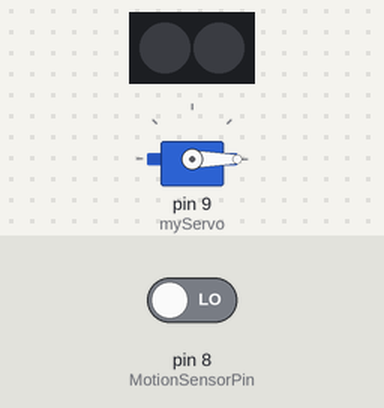
Recording of a sketch running on a simulated Arduino Uno, built with avr-gcc and run on an emulated ATmega328P. Shown: servo, 2 RGB LEDs in strip order, left to right. The test bench sets the inputs (shaded band); at power-on: pin 8 (MotionSensorPin) LOW. Dim RGB values are drawn brighter than linear; random numbers use the default seed unless the sketch sets one; the audio player accepts every command and is not drawn.

Above: at 1.7 s.
1.8 s: pin 8 (MotionSensorPin) driven HIGH
At 2.5 s:
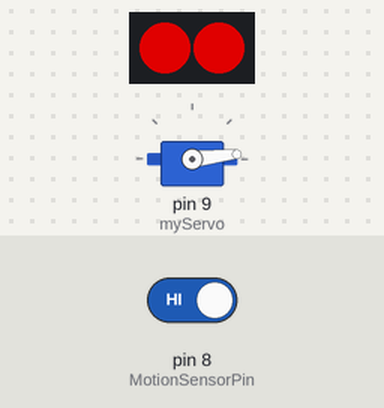
At 7.0 s:
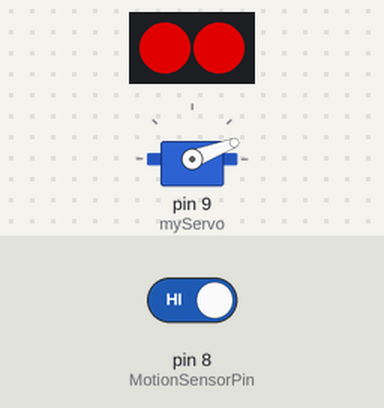
Timing chart, 0 to 50.6 s (numbered marks = the images above; inputs shaded):
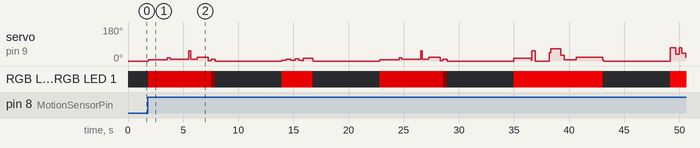

The sketch:

servo_dog.ino
```cpp
#include <Adafruit_NeoPixel.h>
#include <Servo.h>
#include <SoftwareSerial.h>
#include <DFRobotDFPlayerMini.h>


//#define DEBUG
#define MotionSensorPin 8
#define MOTION_COUNT_TRIGGER 1 //how mny times motion is to be detected in order to trigger an action
#define LedPin 6
#define NUMLEDS 2
#define MAX_STEPS_IN_SEQ 10


struct sequence {
	byte no_of_steps;
	byte audioclip;
	byte col_ON[3];
	byte col_SBY[3];
	byte pos[MAX_STEPS_IN_SEQ];
	byte del[MAX_STEPS_IN_SEQ];	//in 10's of milliseconds (e.g. 120 is equal to 1.2 sec - or 1200ms)
};


SoftwareSerial mySoftwareSerial(10, 11); // RX, TX
DFRobotDFPlayerMini myDFPlayer;
Servo myServo;

#define NO_OF_SEQS 6
sequence dog[NO_OF_SEQS] =
{
	{
		8,
		2,	//Devil
		{ 235, 0, 0 },
		{ 10, 0, 0 },
		{ 70, 35, 70, 40, 20, 60, 30, 10 },
		{ 50, 30, 25, 35, 20, 0, 120, 120 }
	},
	{
		8,
		4,	//Growl 1
		{ 185, 0, 0 },
		{ 1, 0, 0 },
		{ 5, 10, 4, 11, 5, 2, 15, 3},
		{ 40, 40, 40, 30, 30, 15, 85, 5 }
	},
	{
		8,
		1,	//Growl & Bark 1
		{ 160, 0, 0 },
		{ 20, 0, 0 },
		{ 6,	17,		9,		54,		10,		21,		2,	10 },
		{ 175,	25,		170,	15,		60,		100,	25,	40	}
	},
	{
		10,
		5,	//Growl 2
		{ 10, 0, 0 },
		{ 1, 0, 0 },
		{ 5, 10, 4, 11, 4, 9, 2, 8,	4,	10 },
		{ 35, 35, 35, 35, 35, 35, 35, 35, 30, 35 }
	},
	{
		10,
		6,	//Growl & Bark 2
		{ 200, 0, 0 },
		{ 10, 0, 0 },
		{ 15,	3,	54,		0,		45,		65,		31,		6,		20,		5 },
		{ 160,	5,	30,		127,	15,		90,		30,		110,	240,	10 }
	},
	{
		4,
		3,	//Bark
		{ 100, 100, 100 },
		{ 1, 1, 1 },
		{ 5, 70, 10, 2},
		{ 7, 20, 20, 0}
	}
};


// Parameter 1 = number of pixels in strip
// Parameter 2 = Arduino pin number (most are valid)
// Parameter 3 = pixel type flags, add together as needed:
//   NEO_KHZ800  800 KHz bitstream (most NeoPixel products w/WS2812 LEDs)
//   NEO_KHZ400  400 KHz (classic 'v1' (not v2) FLORA pixels, WS2811 drivers)
//   NEO_GRB     Pixels are wired for GRB bitstream (most NeoPixel products)
//   NEO_RGB     Pixels are wired for RGB bitstream (v1 FLORA pixels, not v2)
//   NEO_RGBW    Pixels are wired for RGBW bitstream (NeoPixel RGBW products)
Adafruit_NeoPixel strip = Adafruit_NeoPixel(NUMLEDS, LedPin, NEO_GRB + NEO_KHZ800);
// IMPORTANT: To reduce NeoPixel burnout risk, add 1000 uF capacitor across
// pixel power leads, add 300 - 500 Ohm resistor on first pixel's data input
// and minimize distance between Arduino and first pixel.  Avoid connecting
// on a live circuit...if you must, connect GND first.

void setup()
{
  mySoftwareSerial.begin(9600);

#ifdef DEBUG
  Serial.begin(115200);
  Serial.println();
  Serial.println(F("DFRobot DFPlayer Mini Demo"));
  Serial.println(F("Initializing DFPlayer ... (May take 3~5 seconds)"));
#endif

  while (!myDFPlayer.begin(mySoftwareSerial)) {  //Use softwareSerial to communicate with mp3.
#ifdef DEBUG
	Serial.println(F("Unable to begin:"));
    Serial.println(F("1.Please recheck the connection!"));
    Serial.println(F("2.Please insert the SD card!"));
#endif
	delay(1000);
  }

#ifdef DEBUG
  Serial.println(F("DFPlayer Mini online."));
#endif

  myDFPlayer.volume(30);  //Set volume value. From 0 to 30
  myDFPlayer.outputDevice(DFPLAYER_DEVICE_SD);

#ifdef DEBUG
  //----Read information----
  Serial.print("State: ");
  Serial.println(myDFPlayer.readState()); //read mp3 state
  Serial.print("Volume: ");
  Serial.println(myDFPlayer.readVolume()); //read current volume
  Serial.print("EQ: ");
  Serial.println(myDFPlayer.readEQ()); //read EQ setting
  Serial.print("File Counts: ");
  Serial.println(myDFPlayer.readFileCounts()); //read all file counts in SD card
  Serial.print("Current File Number: ");
  Serial.println(myDFPlayer.readCurrentFileNumber()); //read current play file number
  Serial.print("File Counts in Folder 1: ");
  Serial.println(myDFPlayer.readFileCountsInFolder(1)); //read fill counts in folder SD:/03

  Serial.println(F("Initializing Motion Sensor"));
#endif

   pinMode(MotionSensorPin, INPUT);

#ifdef DEBUG
  Serial.println(F("Initializing Servo"));
#endif

  myServo.attach(9);
  myServo.write(0);              // reset servo position
  delay(15);                       // waits 15ms for the servo to reach the position
  strip.begin();
  strip.show(); // Initialize all pixels to 'off'

  randomSeed(analogRead(A0)); //initialize random number generator

}


void loop() {
	static byte motion_count = 0;
	static byte seq_count;
	byte active_seq;
	int motion = digitalRead(MotionSensorPin); // Read digital OUT value

	if (motion)
		motion_count++;
	else
		motion_count = 0;


	if (motion_count >= MOTION_COUNT_TRIGGER)
	{
		active_seq = random(0, NO_OF_SEQS);
		//active_seq = seq_count++%NO_OF_SEQS;
		//active_seq = 5;

		myDFPlayer.playFolder(1, dog[active_seq].audioclip);  //play specific mp3 in SD:/15/004.mp3; Folder Name(1~99); File Name(1~255)

		strip.setPixelColor(0, strip.Color(dog[active_seq].col_ON[0], dog[active_seq].col_ON[1], dog[active_seq].col_ON[2]));
		strip.setPixelColor(1, strip.Color(dog[active_seq].col_ON[0], dog[active_seq].col_ON[1], dog[active_seq].col_ON[2]));
		strip.show(); // This sends the updated pixel color to the hardware.
		for (int i = 0; i < dog[active_seq].no_of_steps - 1; i++)
		{
			myServo.write(dog[active_seq].pos[i]);              // tell servo to go to position in variable 'pos'
			delay(dog[active_seq].del[i]*10);
		}

		strip.setPixelColor(0, strip.Color(dog[active_seq].col_SBY[0], dog[active_seq].col_SBY[1], dog[active_seq].col_SBY[2]));
		strip.setPixelColor(1, strip.Color(dog[active_seq].col_SBY[0], dog[active_seq].col_SBY[1], dog[active_seq].col_SBY[2]));
		strip.show(); // This sends the updated pixel color to the hardware.
		myServo.write(dog[active_seq].pos[dog[active_seq].no_of_steps - 1]);              // tell servo to go to position in variable 'pos'
		delay(dog[active_seq].del[dog[active_seq].no_of_steps - 1]*10);

		myServo.write(0);
		strip.setPixelColor(0, strip.Color(0, 0, 0));
		strip.setPixelColor(1, strip.Color(0, 0, 0));
		strip.show(); // This sends the updated pixel color to the hardware.
		delay(6000);

	}
}


#ifdef DEBUG
void loop_console() {
    byte cmd;
    static unsigned int pos = 0;
    static unsigned int col1 = 0;
    static unsigned int col2 = 0;
    Serial.print ("? ");
    while (!Serial.available());
    cmd = Serial.read();
    switch (cmd) {
    case '1' :
      myDFPlayer.playFolder(1, 1);  //play specific mp3 in SD:/15/004.mp3; Folder Name(1~99); File Name(1~255)
      col1=col2=150;
      break;
    case '2' : col2=150;
      break;
    case '3' : col1=255;
      break;
    case '4' : col2=255;
      break;
    case '0' : pos=col1=col2=0;
      break;
    case 'b' :
      myDFPlayer.playFolder(1, 2);  //play specific mp3 in SD:/15/004.mp3; Folder Name(1~99); File Name(1~255)
      pos=70; col1 = col2 = 255;
      break;
    case 'n' : pos=10; col1 = col2 = 20;
      break;
    case 'm' : pos=35; col1 = col2 = 65;
      break;
    case 'v' : pos=0; col1 = col2 = 0;
      break;
    case 'M' : pos=180; col1 = col2 = 255;
      break;
    }

    myServo.write(pos);              // tell servo to go to position in variable 'pos'
    strip.setPixelColor(0, strip.Color(col1,0,0));
    strip.setPixelColor(1, strip.Color(col2,0,0));
    strip.show(); // This sends the updated pixel color to the hardware.
    Serial.print("pos: ");Serial.println(pos);
    Serial.print("col 1/2: ");Serial.print(col1);Serial.print("/");Serial.println(col2);
   delay(15);                       // waits 15ms for the servo to reach the position
}

void DFPlayer_printDetail(uint8_t type, int value){
  switch (type) {
    case TimeOut:
      Serial.println(F("Time Out!"));
      break;
    case WrongStack:
      Serial.println(F("Stack Wrong!"));
      break;
    case DFPlayerCardInserted:
      Serial.println(F("Card Inserted!"));
      break;
    case DFPlayerCardRemoved:
      Serial.println(F("Card Removed!"));
      break;
    case DFPlayerCardOnline:
      Serial.println(F("Card Online!"));
      break;
    case DFPlayerPlayFinished:
      Serial.print(F("Number:"));
      Serial.print(value);
      Serial.println(F(" Play Finished!"));
      break;
    case DFPlayerError:
      Serial.print(F("DFPlayerError:"));
      switch (value) {
        case Busy:
          Serial.println(F("Card not found"));
          break;
        case Sleeping:
          Serial.println(F("Sleeping"));
          break;
        case SerialWrongStack:
          Serial.println(F("Get Wrong Stack"));
          break;
        case CheckSumNotMatch:
          Serial.println(F("Check Sum Not Match"));
          break;
        case FileIndexOut:
          Serial.println(F("File Index Out of Bound"));
          break;
        case FileMismatch:
          Serial.println(F("Cannot Find File"));
          break;
        case Advertise:
          Serial.println(F("In Advertise"));
          break;
        default:
          break;
      }
      break;
    default:
      break;
  }
}

#endif
```

Measured:
- after the input at 1.8 s, servo on pin 9 (myServo): 0° → 6° at once, → 17° 1.8 s later, → 9° 0.25 s later, → 54° 1.7 s later, … (43 changes in this stretch); RGB LED 0, RGB LED 1: off → RGB(160, 0, 0) at once, → RGB(20, 0, 0) 5.7 s later, → off 0.40 s later, → RGB(185, 0, 0) 6.0 s later, … (13 changes in this stretch)
